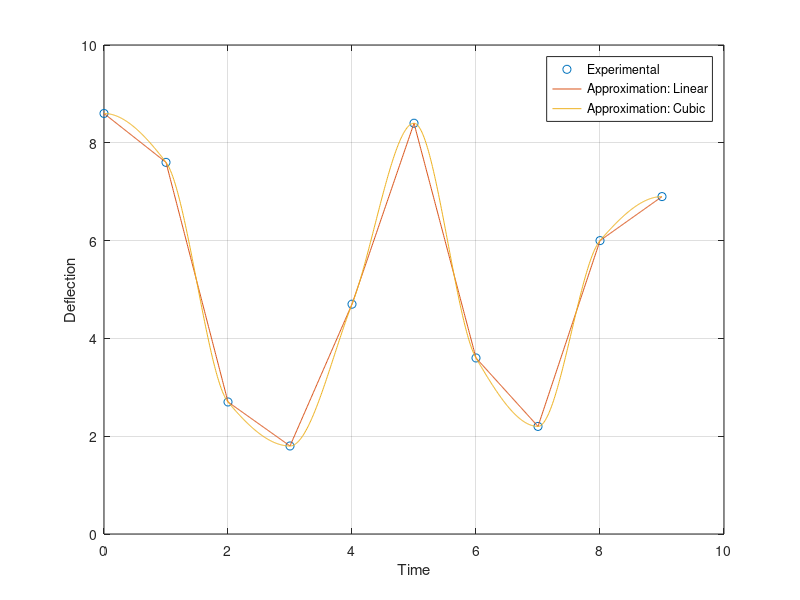

Write MATLAB code to recreate this figure.
clear; clc; close all;

% Description: Solves an interpolation problem

Time = [2 1 6 4 5 3 9 8 7 0];
Deflection = [2.7 7.6 3.6 4.7 8.4 1.8 6.9 6 2.2 8.6];

% Sort the values
[T,I] = sort(Time);
D = Deflection(I);

% Use linear interpolation to find the values

figure(1)
plot(T,D,'o','DisplayName','Experimental')
Nq = 1000; % No. of query points
Tq = linspace(T(1),T(end),Nq);
hold on
plot(Tq,interp1(T,D,Tq,'linear'),'DisplayName','Approximation: Linear')
plot(Tq,interp1(T,D,Tq,'cubic'),'DisplayName','Approximation: Cubic')
xlabel('Time')
ylabel('Deflection')
grid on
legend show

Tq = 4.4;
fprintf('Deflection at %.1f (Linear interpolation): %.4f\n',Tq,interp1(T,D,Tq,'linear'))
fprintf('Deflection at %.1f (Cubic interpolation): %.4f\n',Tq,interp1(T,D,Tq,'cubic'))
